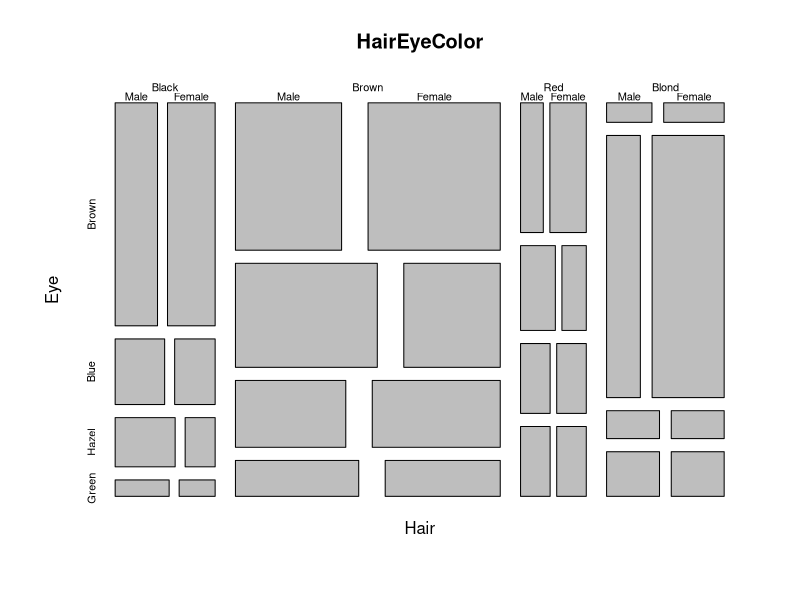
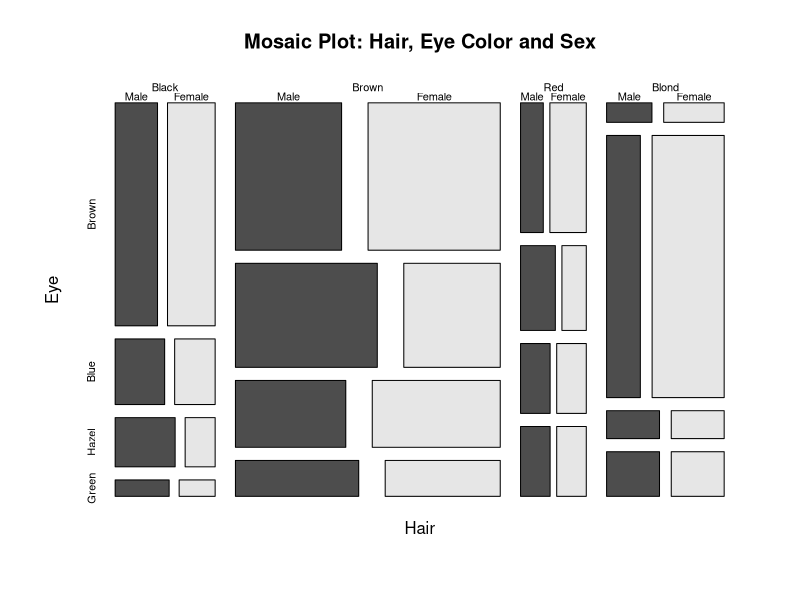
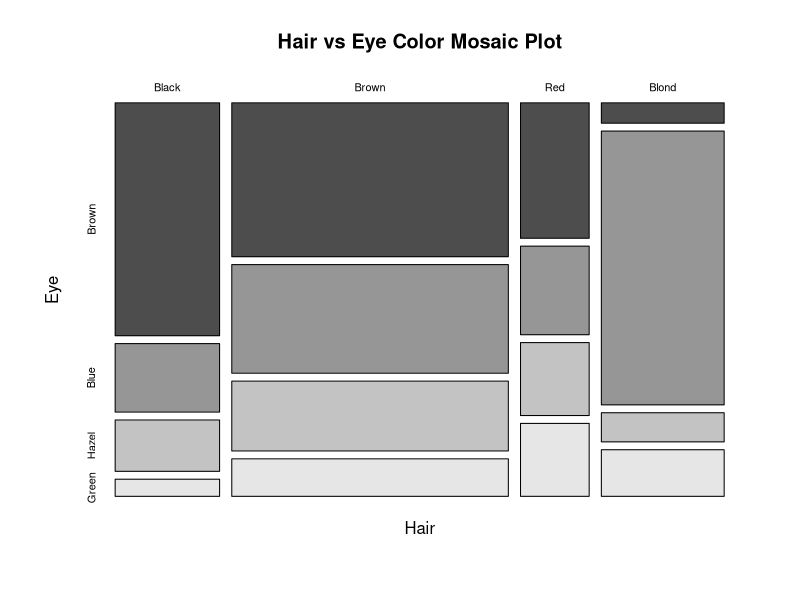
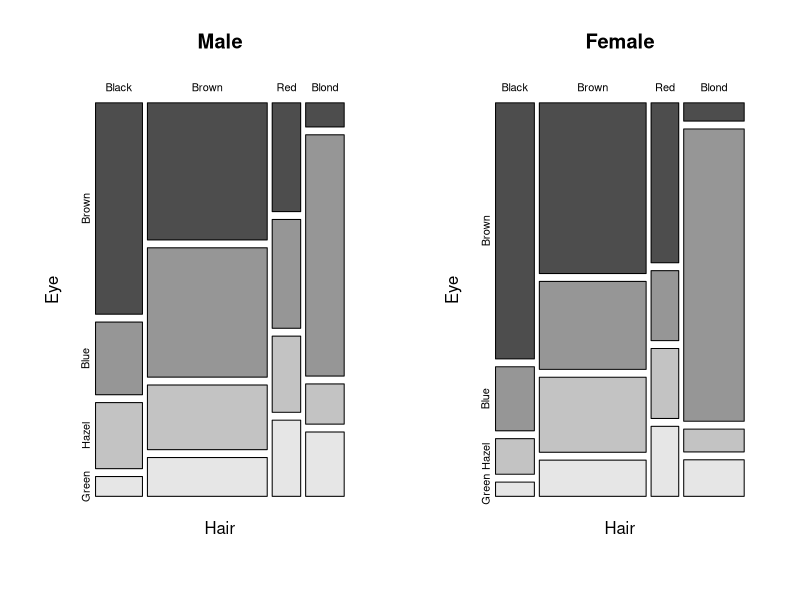
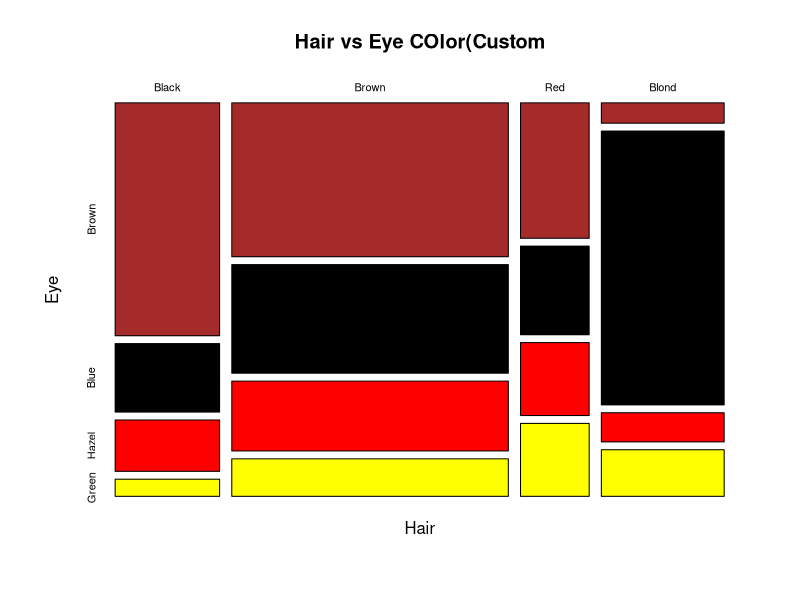
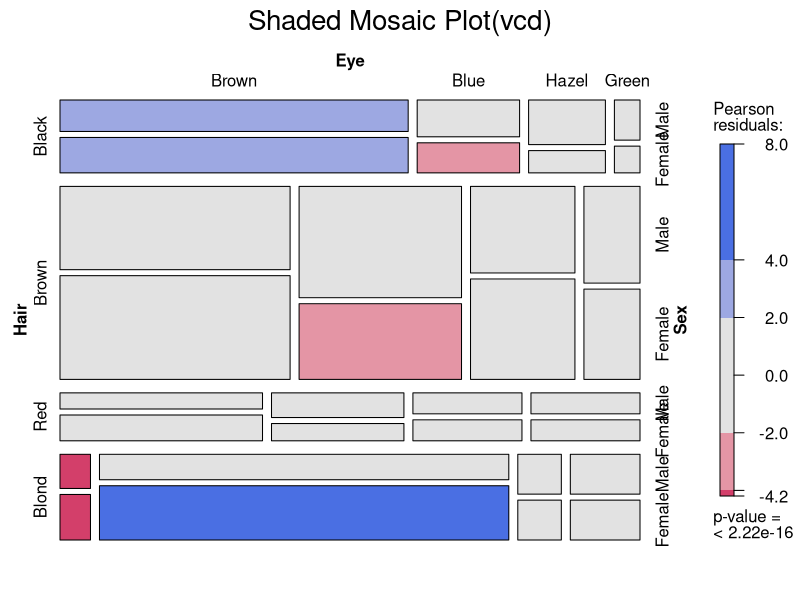
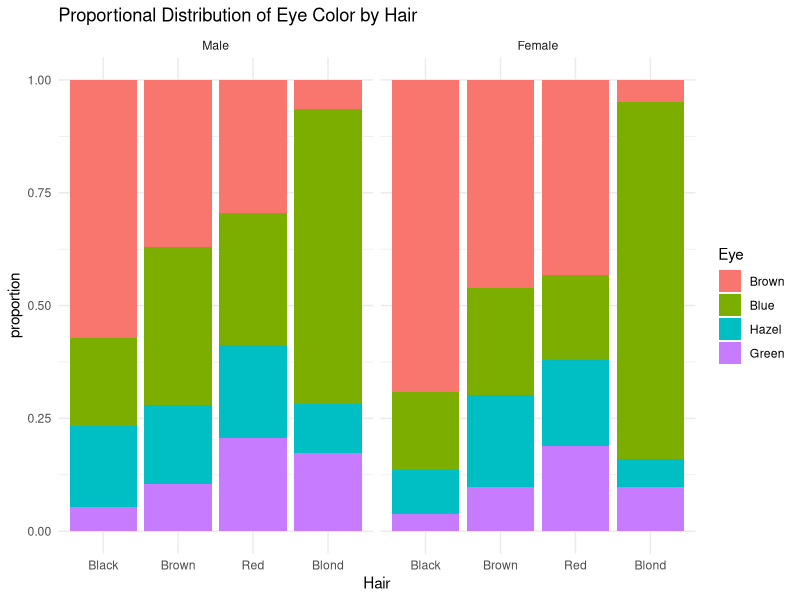
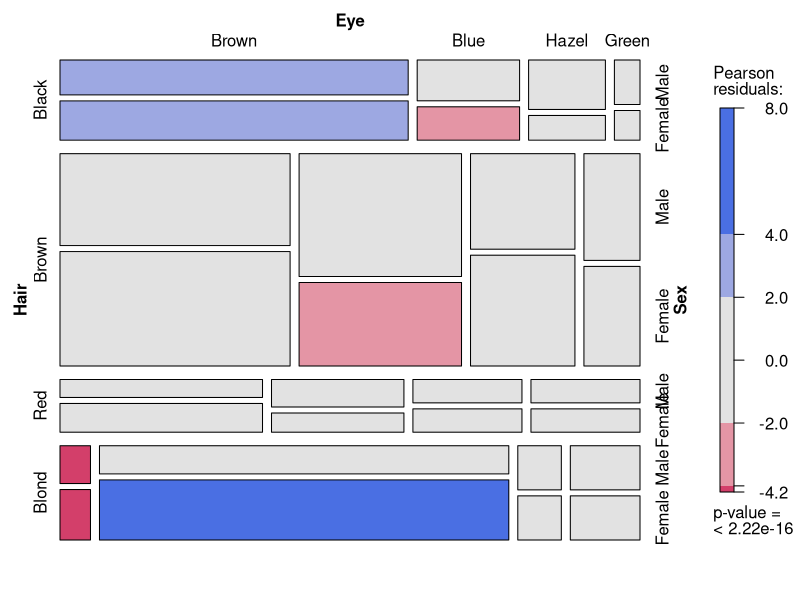

Generate these figures, in order, with R:
# Load and Understand the HairEyeColor Dataset
# Load Dataset
data(HairEyeColor)
#Check Structure
str(HairEyeColor)
View(HairEyeColor)
?HairEyeColor

#Very Basic Mosaic Plot(Base R)
mosaicplot(HairEyeColor)

#Add Titles and colors
mosaicplot(HairEyeColor,main="Mosaic Plot: Hair, Eye Color and Sex",color=TRUE)

#Two-Variable Mosaic Plot
HairEye2D<-margin.table(HairEyeColor,c(1,2))
mosaicplot(HairEye2D,main="Hair vs Eye Color Mosaic Plot",color=TRUE)

#Mosaic Plots by Sex
par(mfrow=c(1,2))
mosaicplot(HairEyeColor[,,"Male"],main="Male",color=TRUE)
mosaicplot(HairEyeColor[,,"Female"],main="Female",color=TRUE)
par(mfrow=c(1,1))

#Custom colors
mosaicplot(HairEye2D,col=c("brown","black","red","yellow"),
           main="Hair vs Eye COlor(Custom")

#Advanced Mosaic Plot using 'vcd'
install.packages("vcd")
library(vcd)
mosaic(HairEyeColor,shade=TRUE,legend=TRUE,
       main="Shaded Mosaic Plot(vcd)")

#Convert dataset to data frame(for ggplot)
hair_eye_df<-as.data.frame(HairEyeColor)
head(hair_eye_df)

#ggplot Alternative(Proportional Mosaic-Style Plot)
library(ggplot2)
ggplot(hair_eye_df,aes(x=Hair,y=Freq,fill=Eye))+
  geom_bar(stat="identity",position="fill")+
  facet_wrap(~Sex)+
  labs(
    title="Proportional Distribution of Eye Color by Hair",
    y="proportion"
  )+
  theme_minimal()

#Advanced Mosaic with Residual Shading
mosaic(~Hair+Eye+Sex,data=hair_eye_df,shade=TRUE,legend=TRUE)
